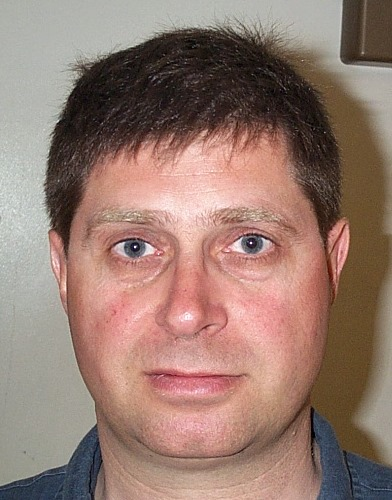
%> input picture data/DB1/db1_01.jpg, 392 x 500 px
$ octave mouthDetectionTesting.m   (GNU Octave 9; MATLAB toolbox functions it lacks are replaced by stand-ins)
%> lines starting %> are read from the running program, lines starting %| are printed output that depends on the picture
%> `inputYcbcr = rgb2ycbcr(input);`: inputYcbcr: size 500x392x3 double; mean of channels 1, 2, 3 0.499, 0.467, 0.552
### mouthMap.m
function mouthMap = mouthMap(img)
%MOUTHMAP. Input image is RGB. Gives binary image!

imgYcbcr = rgb2ycbcr(img);
%> imgYcbcr: size 500x392x3 double; mean of channels 1, 2, 3 0.481, 0.535, 0.51
Cb = imgYcbcr(:,:,2);
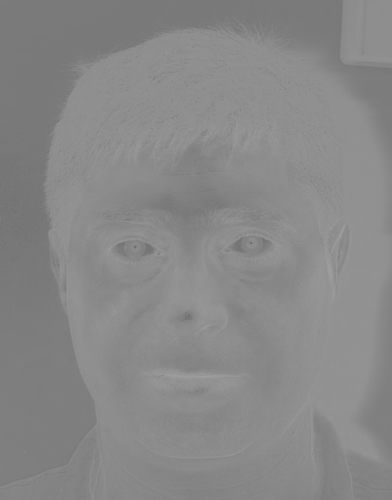
%> Cb: size 500x392 double; min 0.442, max 0.632, mean 0.535
Cr = imgYcbcr(:,:,3);
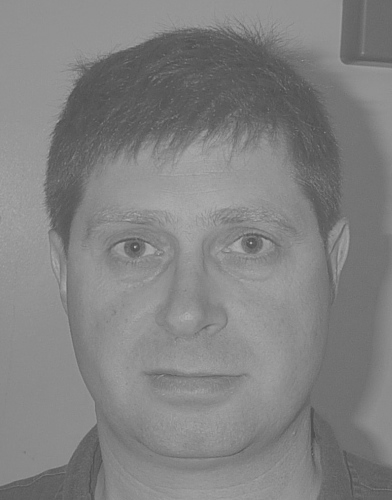
%> Cr: size 500x392 double; min 0.303, max 0.678, mean 0.51

faceMask = getFaceMask(grayworldcorrection(img));

numPixels = size(imgYcbcr, 1) * size(imgYcbcr, 2);

crSquared = rescale(double(Cr).^2, 0, 1);
crOverCb = rescale(double(Cr) ./ double(Cb), 0, 1);
eta = 0.95 * (sum(crSquared, 'all')/numPixels) / (sum(crOverCb, 'all')/numPixels);

mouthMap = crSquared .* (crSquared - eta * crOverCb).^2;

% New stuff below


% These things work pretty good as long as the face mask is decent
% The face mask isn't decent for 4 images in DB2, otherwise it works well

% Strels to clean up binary image
closer = strel('disk', 5);
denoiser = strel('disk', 3);
vertLinesRemover = strel('line', 20, 0);

% Adjustments
mouthPic = mouthMap .* faceMask;
mouthPic = imadjust(mouthPic,stretchlim(mouthPic),[]);
mouthPic = uint8(rescale(mouthPic,0,255));

% Morph image reasonable binary image
logicalMouth = mouthPic > 240;
mouthMorphed = imopen(logicalMouth, vertLinesRemover);
mouthMorphed = imopen(mouthMorphed, denoiser);
mouthMorphed = imclose(mouthMorphed, closer);
mouthMap = mouthMorphed;
end

### grayworldcorrection.m
function [gwIM] = grayworldcorrection(rgb)
% Calculate lighting corrected image (gray world assumption)
alpha = mean(rgb(:,:,2), 'all') / mean(rgb(:,:,1), 'all');
%> alpha = 0.937
beta = mean(rgb(:,:,2), 'all') / mean(rgb(:,:,3), 'all');
%> beta = 0.846

gwIM(:,:,1) = alpha .* rgb(:,:,1);
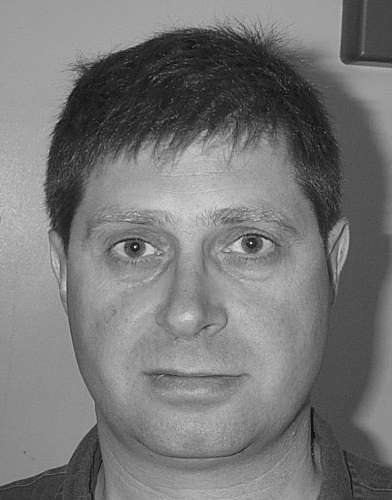
%> gwIM: size 500x392 double; min 0.0602, max 0.852, mean 0.467
gwIM(:,:,2) = rgb(:,:,2);
gwIM(:,:,3) = beta .* rgb(:,:,3);
%> gwIM: size 500x392x3 double; mean of channels 1, 2, 3 0.467, 0.467, 0.467
end

### getFaceMask.m
function [largest] = getFaceMask(IM)
gwIM = grayworldcorrection(IM);
%> in grayworldcorrection (call 2), `alpha = mean(rgb(:,:,2), 'all') / mean(rgb(:,:,1), 'all');`: alpha = 1
%> in grayworldcorrection (call 2), `gwIM(:,:,3) = beta .* rgb(:,:,3);`:
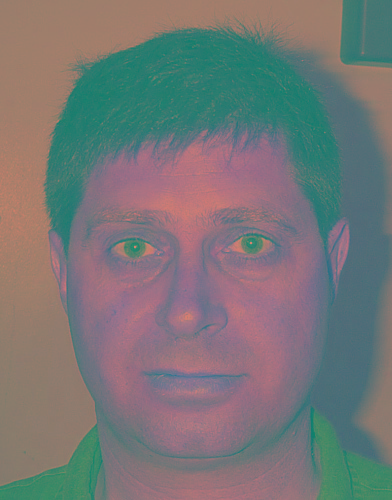
%> gwIM: size 500x392x3 double; mean R, G, B 0.467, 0.467, 0.467
YCbCr = rgb2ycbcr(gwIM);
%> YCbCr: size 500x392x3 double; mean of channels 1, 2, 3 0.464, 0.502, 0.502
nl_YCbCr = nlYCbCr(YCbCr);

% Construct ellipse
theta = 2.53;
cx = 109.38;
cy = 152.02;
ecx = 1.6;
ecy = 2.41;

a2 = 25.39 * 25.39;
b2 = 14.03 * 14.03;

imgCb(:,:) = double(nl_YCbCr(:,:,2)) - cx;
imgCr(:,:) = double(nl_YCbCr(:,:,3)) - cy;

posX = imgCb * cos(theta) + imgCr * sin(theta);
posY = imgCb * -sin(theta) + imgCr * cos(theta);

% Check which skin samples are inside ellipse
threshold = 2.0;
faceMask = ( ((posX - ecx).^2 ./ a2 + (posY - ecy).^2 ./ b2) <= threshold);

% morphological operations
diskSize = 20;
kernel = strel('disk', diskSize);
faceMask = imclose(faceMask, kernel);

diskSize = 4;
kernel = strel('disk', diskSize);
faceMask = imopen(faceMask, kernel);

diskSize = 25;
kernel = strel('disk', diskSize);
faceMask = imclose(faceMask, kernel);

% fill in blanks of the objects
faceMask = imfill(faceMask,'holes');

% We assume that the largest area left is the face
largest = bwareafilt(faceMask,1);
end

### nlYCbCr.m
function [NLYCbCr] = nlYCbCr(YCbCr)
Y = YCbCr(:,:,1);
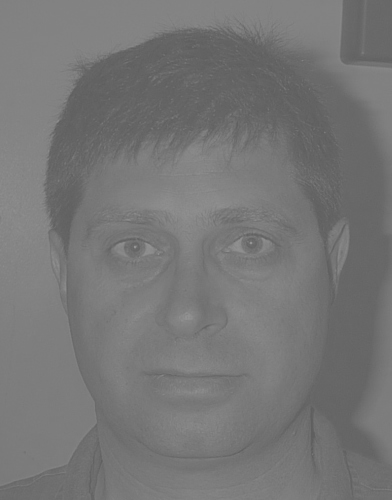
%> Y: size 500x392 double; min 0.372, max 0.583, mean 0.464
Cb = YCbCr(:,:,2);
Cr = YCbCr(:,:,3);

% Constants attained from Face Detection in Color Images
Kl = 125;
Kh = 188;

% Matrixes representing low/high
Yl = uint8(Y < Kl);
%> Yl: size 500x392 uint8; every value is 1
Yh = uint8(Y > Kh);
%> Yh: size 500x392 uint8; every value is 0
Yi = uint8(Y >= Kl) .* uint8(Y <= Kh);

[CbCenter, CrCenter] = Ci_centers(Y);
[CbCluster, CrCluster] = Ci_clusters(Y);
[CbXformed, CrXformed] = Ci_transformed(Cb, Cr, CbCluster, CrCluster, CbCenter, CrCenter);

% combine the results of the different threshold images
NLYCbCr = Y;
NLYCbCr(:, :, 2) = CbXformed.* uint8((Yl+Yh) >= 1) + Cb .* Yi;
NLYCbCr(:, :, 3) = CrXformed.* uint8((Yl+Yh) >= 1) + Cr .* Yi;
end

### Ci_centers.m
function [Cb_center, Cr_center] = Ci_centers(Y)
Kl = 125;
Kh = 188;
yMin = 16;
yMax = 235;

CbCenterLow = 108 + (Kl - Y) * 10 / (Kl - yMin);
CbCenterHigh = 108 + (Y - Kh) * 10 / (yMax - Kh);

CrCenterLow = 154 - (Kl - Y) * 10 / (Kl - yMin);
CrCenterHigh = 154 + (Y - Kh) * 22 / (yMax - Kh);

Cb_center = CbCenterLow .* uint8(Y < Kl) + CbCenterHigh .* uint8(Kh < Y);
%> Cb_center: size 500x392 uint8; every value is 119
Cr_center = CrCenterLow .* uint8(Y < Kl) + CrCenterHigh .* uint8(Kh < Y);
%> Cr_center: size 500x392 uint8; every value is 143

% [10 lines of commented-out code are left out]


end

### Ci_clusters.m
function [Cb_cluster, Cr_cluster] = Ci_clusters(Y)
Kl = 125;
Kh = 188;
WCb = 46.97;
WHCb = 14;
WLCb = 23;
WCr = 38.76;
WHCr = 10;
WLCr = 20;
yMin = 16;
yMax = 235;

Kl = 125;
Kh = 188;
yMin = 16;
yMax = 235;

CbClusterLow = WLCb + ((Y - yMin)*(WCb - WLCb)) / (Kl - yMin);
CbClusterHigh = WHCb + ((yMax - Y)*(WCb - WHCb)) / (yMax - Kh);

CrClusterLow = WLCr + ((Y - yMin)*(WCr - WLCr)) / (Kl - yMin);
CrClusterHigh = WHCr + ((yMax - Y)*(WCr - WHCr)) / (yMax - Kh);

Cb_cluster = CbClusterLow .* uint8(Y < Kl) + CbClusterHigh .* uint8(Kh < Y);
%> Cb_cluster: size 500x392 uint8; every value is 20
Cr_cluster = CrClusterLow .* uint8(Y < Kl) + CrClusterHigh .* uint8(Kh < Y);
%> Cr_cluster: size 500x392 uint8; every value is 17

end

### Ci_transformed.m
function [Cb_xform, Cr_xform] = Ci_transformed(Cb, Cr, CbCluster, CrCluster, CbCenter, CrCenter)
%Ci_transformed makes the final transform to luma-independant YCbCr colors
%   Detailed explanation goes here
Wcb = 46.97;
Wcr = 38.76;
Kb = 184;
Kr = 168;

Cb_xform = (Cb - CbCenter).*(Wcb ./ CbCluster) + Kb;
%> Cb_xform: size 500x392 uint8; every value is 184
Cr_xform = (Cr - CrCenter).*(Wcr ./ CrCluster) + Kr;
%> Cr_xform: size 500x392 uint8; every value is 168
end

### dev/mouthDetectionTesting.m
clear; clf;

% Should this be done in double or not?
input = im2double(imread('data/DB1/db1_01.jpg'));
inputYcbcr = rgb2ycbcr(input);
%imshow(inputYcbcr);

map = mouthMap(inputYcbcr);
%> in nlYCbCr, `NLYCbCr(:, :, 3) = CrXformed.* uint8((Yl+Yh) >= 1) + Cr .* Yi;`: NLYCbCr: size 500x392x3 double; mean of channels 1, 2, 3 0.5, 184, 168
%> in getFaceMask, `imgCb(:,:) = double(nl_YCbCr(:,:,2)) - cx;`: imgCb: size 500x392 double; every value is 74.62
%> in getFaceMask, `imgCr(:,:) = double(nl_YCbCr(:,:,3)) - cy;`: imgCr: size 500x392 double; every value is 15.98
%> in getFaceMask, `posX = imgCb * cos(theta) + imgCr * sin(theta);`: posX: size 500x392 double; every value is -51.92
%> in getFaceMask, `posY = imgCb * -sin(theta) + imgCr * cos(theta);`: posY: size 500x392 double; every value is -55.93
%> in mouthMap, `crOverCb = rescale(double(Cr) ./ double(Cb), 0, 1);`:
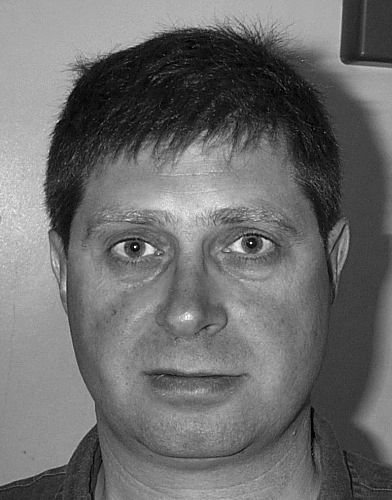
%> crOverCb: size 500x392 double; min 0, max 1, mean 0.426
%> in mouthMap, `eta = 0.95 * (sum(crSquared, 'all')/numPixels) / (sum(crOverCb, 'all')..`: eta = 1.06
%> in mouthMap, `mouthMap = crSquared .* (crSquared - eta * crOverCb).^2;`:
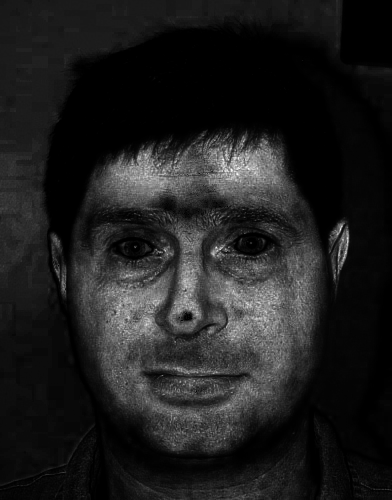
%> mouthMap: size 500x392 double; min 0, max 0.0192, mean 0.00237; drawn with min black and max white
%> in mouthMap, `mouthPic = mouthMap .* faceMask;`: mouthPic: size 500x392 double; every value is 0
imshow(map);

$ run again, with data/DB1/db1_02.jpg copied over data/DB1/db1_01.jpg
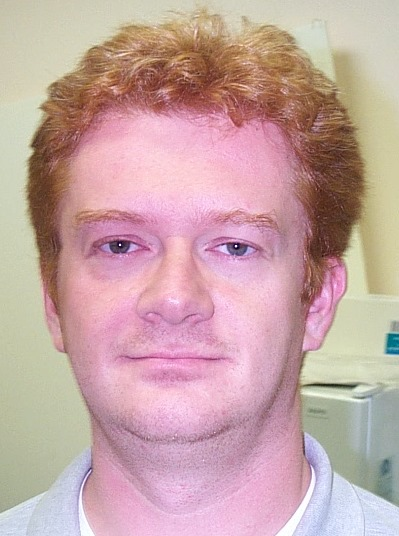
%> input picture data/DB1/db1_02.jpg, 399 x 536 px
%> inputYcbcr: size 536x399x3 double; mean of channels 1, 2, 3 0.654, 0.482, 0.558
%> imgYcbcr: size 536x399x3 double; mean of channels 1, 2, 3 0.528, 0.51, 0.572
%> alpha = 0.737
%> beta = 0.864
%> YCbCr: size 536x399x3 double; mean of channels 1, 2, 3 0.477, 0.502, 0.502
%> Yl: size 536x399 uint8; every value is 1
%> Yh: size 536x399 uint8; every value is 0
%> Cb_center: size 536x399 uint8; every value is 119
%> Cr_center: size 536x399 uint8; every value is 143
%> Cb_cluster: size 536x399 uint8; every value is 20
%> Cr_cluster: size 536x399 uint8; every value is 17
%> Cb_xform: size 536x399 uint8; every value is 184
%> Cr_xform: size 536x399 uint8; every value is 168
%> NLYCbCr: size 536x399x3 double; mean of channels 1, 2, 3 0.5, 184, 168
%> imgCb: size 536x399 double; every value is 74.62
%> imgCr: size 536x399 double; every value is 15.98
%> posX: size 536x399 double; every value is -51.92
%> posY: size 536x399 double; every value is -55.93
%> in mouthMap, `crOverCb = rescale(double(Cr) ./ double(Cb), 0, 1);`:
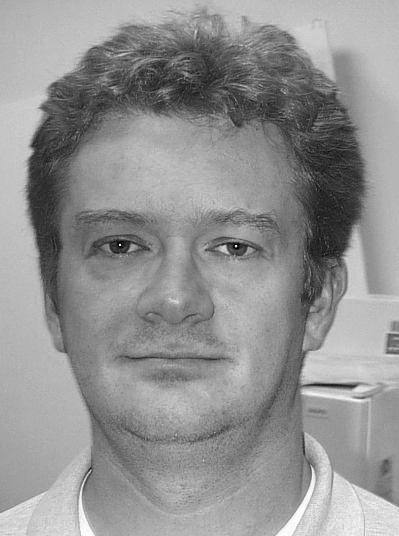
%> crOverCb: size 536x399 double; min 0, max 1, mean 0.573
%> eta = 1.02
%> in mouthMap, `mouthMap = crSquared .* (crSquared - eta * crOverCb).^2;`:
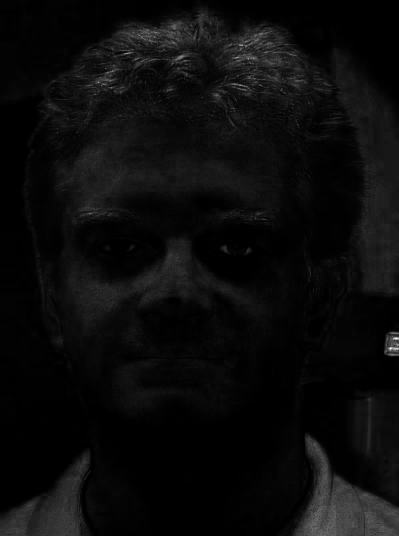
%> mouthMap: size 536x399 double; min 0, max 0.0395, mean 0.00182; drawn with min black and max white
%> mouthPic: size 536x399 double; every value is 0

$ run again, with data/DB1/db1_03.jpg copied over data/DB1/db1_01.jpg
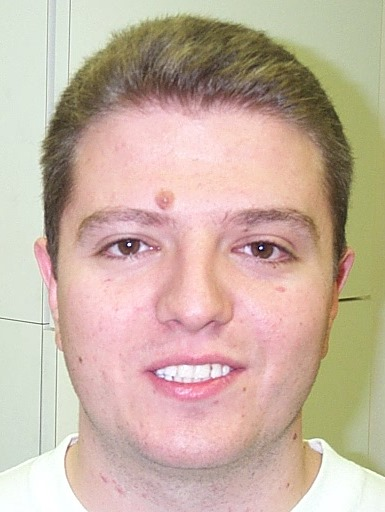
%> input picture data/DB1/db1_03.jpg, 385 x 512 px
%> inputYcbcr: size 512x385x3 double; mean of channels 1, 2, 3 0.68, 0.463, 0.543
%> imgYcbcr: size 512x385x3 double; mean of channels 1, 2, 3 0.524, 0.505, 0.592
%> alpha = 0.68
%> beta = 0.851
%> YCbCr: size 512x385x3 double; mean of channels 1, 2, 3 0.46, 0.502, 0.502
%> Yl: size 512x385 uint8; every value is 1
%> Yh: size 512x385 uint8; every value is 0
%> Cb_center: size 512x385 uint8; every value is 119
%> Cr_center: size 512x385 uint8; every value is 143
%> Cb_cluster: size 512x385 uint8; every value is 20
%> Cr_cluster: size 512x385 uint8; every value is 17
%> Cb_xform: size 512x385 uint8; every value is 184
%> Cr_xform: size 512x385 uint8; every value is 168
%> NLYCbCr: size 512x385x3 double; mean of channels 1, 2, 3 0.5, 184, 168
%> imgCb: size 512x385 double; every value is 74.62
%> imgCr: size 512x385 double; every value is 15.98
%> posX: size 512x385 double; every value is -51.92
%> posY: size 512x385 double; every value is -55.93
%> in mouthMap, `crOverCb = rescale(double(Cr) ./ double(Cb), 0, 1);`:
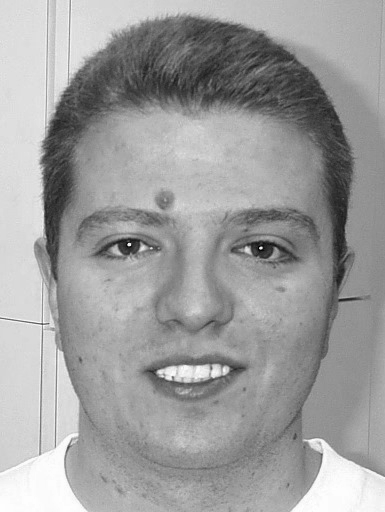
%> crOverCb: size 512x385 double; min 0, max 1, mean 0.621
%> eta = 0.988
%> in mouthMap, `mouthMap = crSquared .* (crSquared - eta * crOverCb).^2;`:
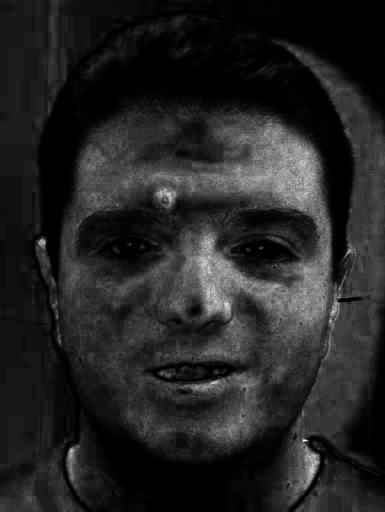
%> mouthMap: size 512x385 double; min 0, max 0.0148, mean 0.00213; drawn with min black and max white
%> mouthPic: size 512x385 double; every value is 0

$ run again, with data/DB1/db1_04.jpg copied over data/DB1/db1_01.jpg
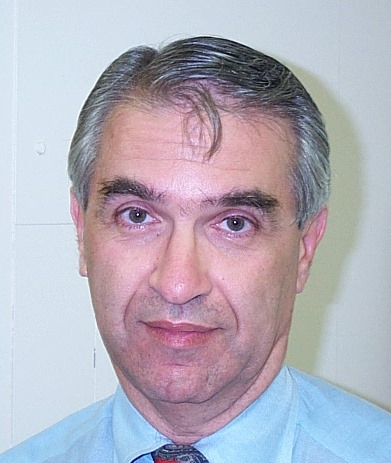
%> input picture data/DB1/db1_04.jpg, 391 x 463 px
%> inputYcbcr: size 463x391x3 double; mean of channels 1, 2, 3 0.662, 0.521, 0.505
%> imgYcbcr: size 463x391x3 double; mean of channels 1, 2, 3 0.545, 0.474, 0.565
%> alpha = 0.788
%> beta = 1.03
%> YCbCr: size 463x391x3 double; mean of channels 1, 2, 3 0.51, 0.502, 0.502
%> Yl: size 463x391 uint8; every value is 1
%> Yh: size 463x391 uint8; every value is 0
%> Cb_center: size 463x391 uint8; every value is 119
%> Cr_center: size 463x391 uint8; every value is 143
%> Cb_cluster: size 463x391 uint8; every value is 20
%> Cr_cluster: size 463x391 uint8; every value is 17
%> Cb_xform: size 463x391 uint8; every value is 184
%> Cr_xform: size 463x391 uint8; every value is 168
%> NLYCbCr: size 463x391x3 double; mean of channels 1, 2, 3 0.5, 184, 168
%> imgCb: size 463x391 double; every value is 74.62
%> imgCr: size 463x391 double; every value is 15.98
%> posX: size 463x391 double; every value is -51.92
%> posY: size 463x391 double; every value is -55.93
%> eta = 0.934
%> in mouthMap, `mouthMap = crSquared .* (crSquared - eta * crOverCb).^2;`:
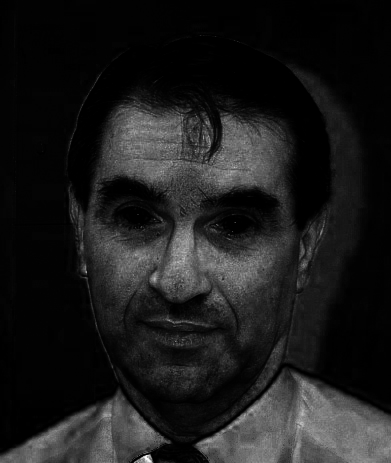
%> mouthMap: size 463x391 double; min 0, max 0.0349, mean 0.00391; drawn with min black and max white
%> mouthPic: size 463x391 double; every value is 0
